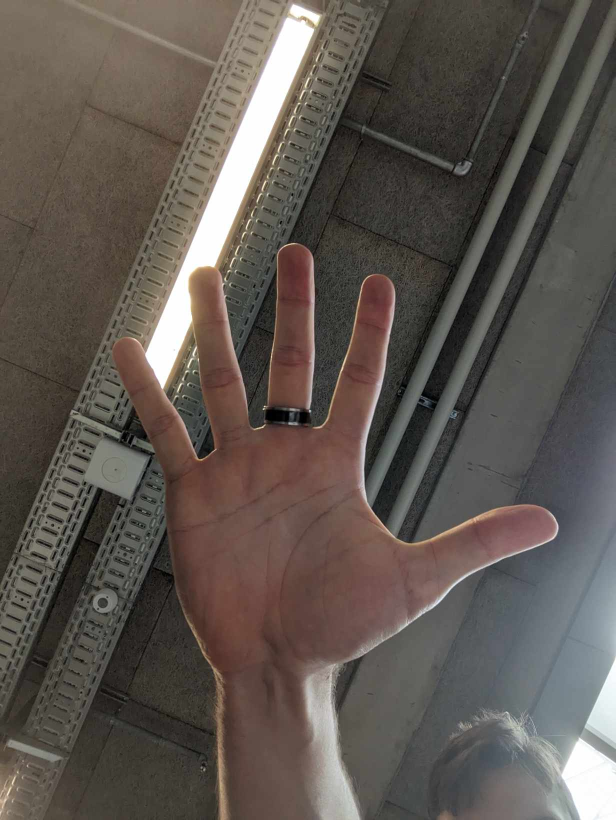
#> input picture Data/Stop_start/382573507_1088223195953916_5399707712868807920_n.jpg, 1232 x 1640 px, given as the content of the folder Data/bil, which was not available (shown at 1/2 size)
$ python preprocessing.py
#> lines starting #> are read from the running program, lines starting #| are printed output that depends on the picture; after the words box and inside, x2 and y2 are one past the last pixel; in counts of white or black regions, pixels touching at a corner belong together; pictures that were not available may be replaced by others from this repository, and a replacement may not be noted
import cv2
import os

def image_binary(input_path, output_path, output_suffix="vid1"):
#> called with output_path = 'Data/Stop_start', output_suffix = 'vid1'
    image = cv2.imread(input_path)
#> image is the input picture: shape (1640, 1232, 3); mean B, G, R 80.4, 86.4, 94.1

    # Check if the image is loaded successfully
    if image is None:
        print(f"Error: Unable to load image at {input_path}")
        return
    height, width = image.shape[:2]
#> height = 1640; width = 1232
    cut_percentage = 0.9
    cut_height = int(height * cut_percentage)
#> cut_height = 1476
    cut_image = image[:cut_height, :]
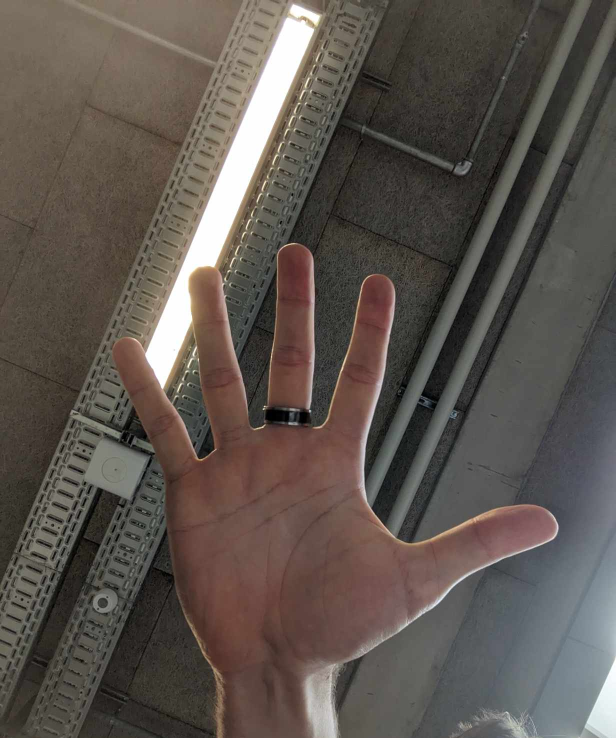
#> cut_image: shape (1476, 1232, 3) (shown at 1/2 size); mean B, G, R 78.7, 84.9, 92.9

    gray = cv2.cvtColor(cut_image, cv2.COLOR_BGR2GRAY)
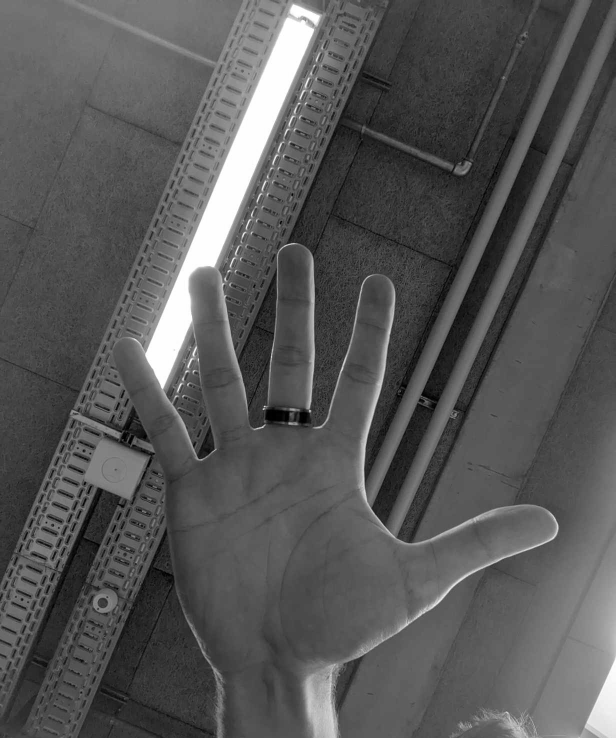
#> gray: shape (1476, 1232) (shown at 1/2 size); min 0, max 255, mean 86.6
    threshold = cv2.threshold(gray, 128, 255, cv2.THRESH_BINARY)[1]
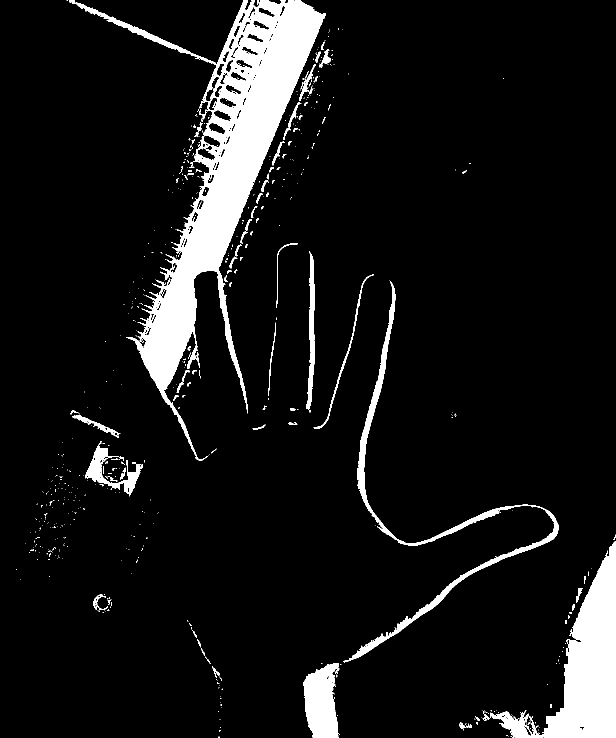
#> threshold: shape (1476, 1232) (shown at 1/2 size); 8.7% white; 622 white regions (528 under 20 px), largest, box (x1, y1, x2, y2) and area: (138, 0, 652, 921) 89273, (980, 1082, 1232, 1476) 34383, (686, 563, 1117, 1325) 12268

    cv2.destroyAllWindows()

    # Get the original filename without extension
    file_name, file_extension = os.path.splitext(os.path.basename(input_path))

    # Save the processed image with a modified filename
    output_image_path = os.path.join(output_path, file_name + output_suffix + file_extension)
    cv2.imwrite(output_image_path, threshold)

if __name__ == "__main__":
    input_folder = "Data/bil"
    output_folder = "Data/Stop_start"

    # Ensure the output folder exists
    os.makedirs(output_folder, exist_ok=True)

    # Process all images in the input folder
    for filename in os.listdir(input_folder):
        if filename.endswith(".png") or filename.endswith(".jpg"):
            input_path = os.path.join(input_folder, filename)
            image_binary(input_path, output_folder)

$ run again, on Data/Stop_start/PXL_20230929_082940209.jpg
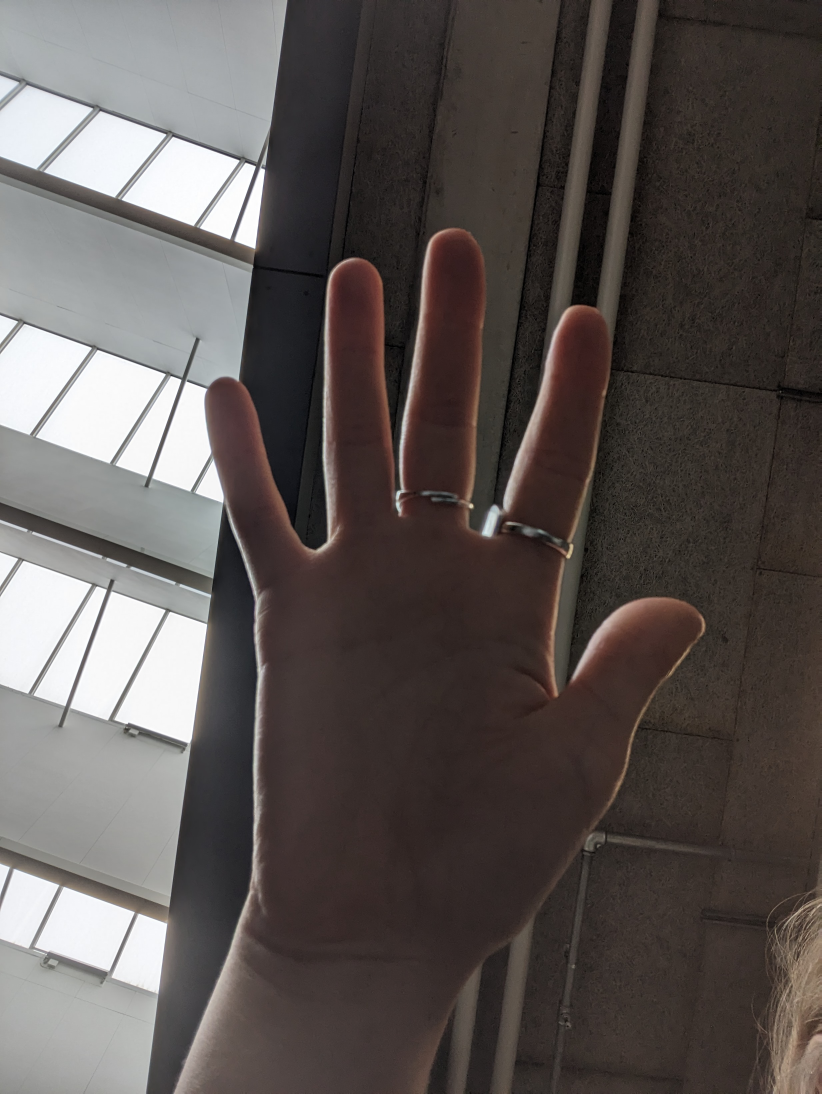
#> input picture Data/Stop_start/PXL_20230929_082940209.jpg, 2464 x 3280 px, given as the content of the folder Data/bil, which was not available (shown at 1/3 size)
#> in image_binary, image is the input picture: shape (3280, 2464, 3); mean B, G, R 82.4, 84.8, 91.5
#> in image_binary, `gray = cv2.cvtColor(cut_image, cv2.COLOR_BGR2GRAY)`:
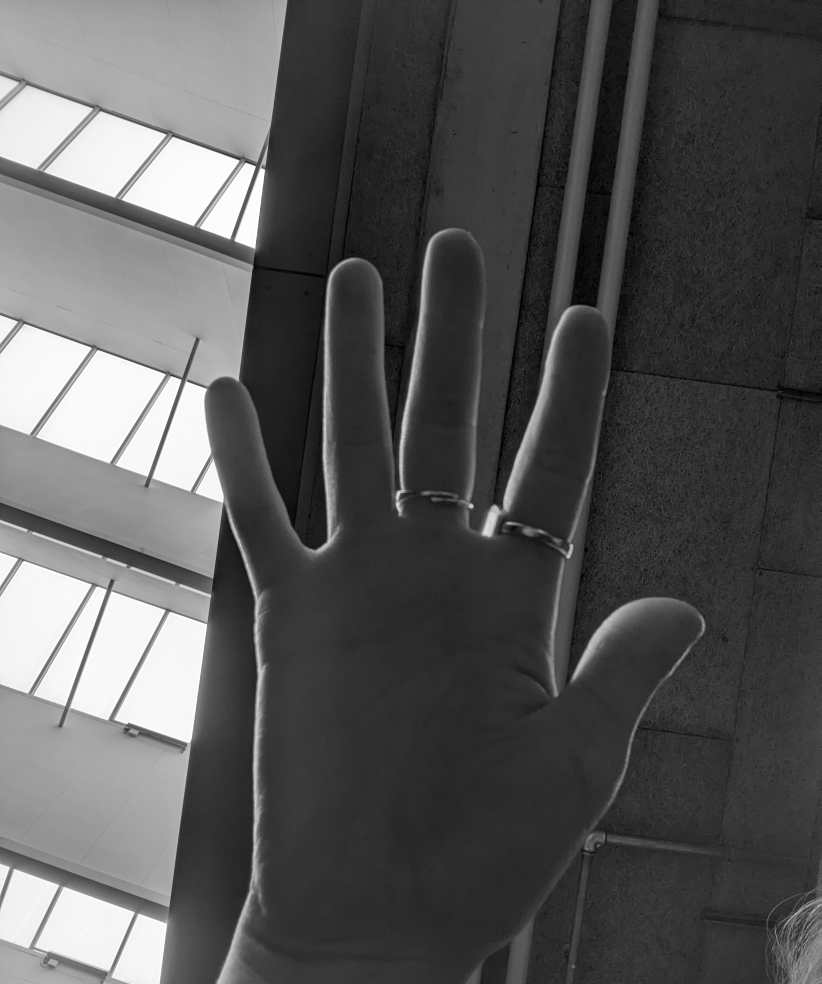
#> gray: shape (2952, 2464) (shown at 1/3 size); min 0, max 255, mean 86.5
#> in image_binary, `threshold = cv2.threshold(gray, 128, 255, cv2.THRESH_BINARY)[1]`:
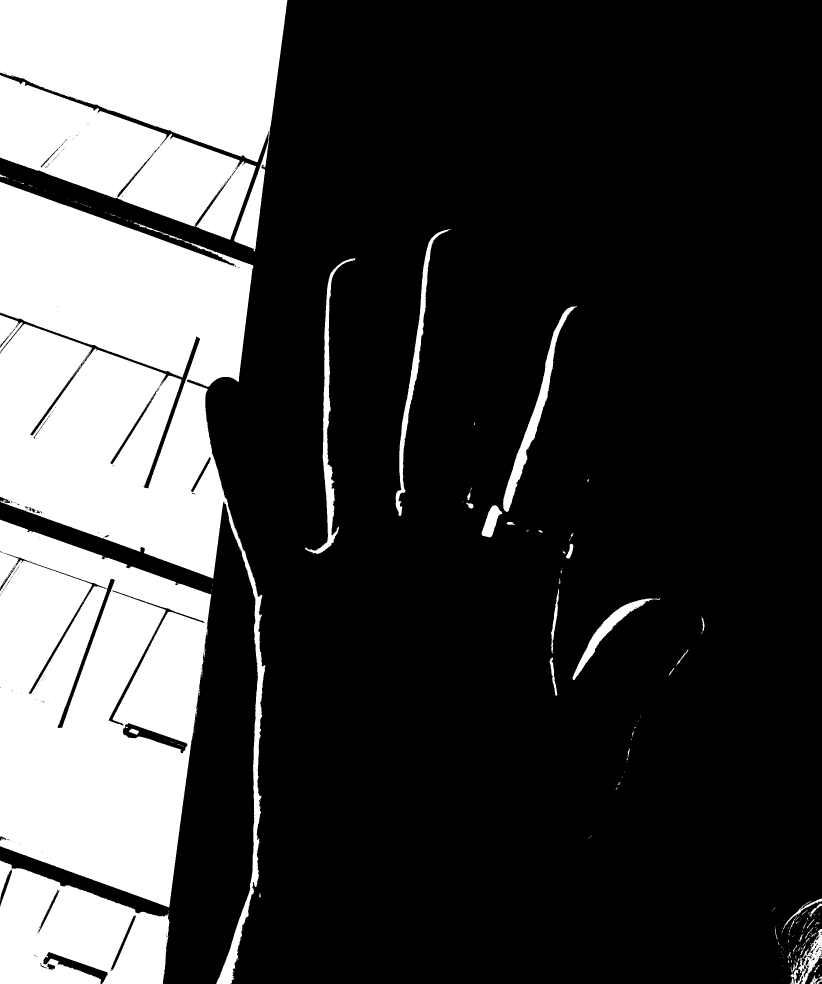
#> threshold: shape (2952, 2464) (shown at 1/3 size); 25.9% white; 384 white regions (322 under 20 px), largest, box (x1, y1, x2, y2) and area: (0, 546, 797, 2952) 656303, (0, 1559, 634, 2723) 541613, (0, 0, 862, 754) 308603

$ run again, on Data/Stop_start/PXL_20230929_082941333.jpg
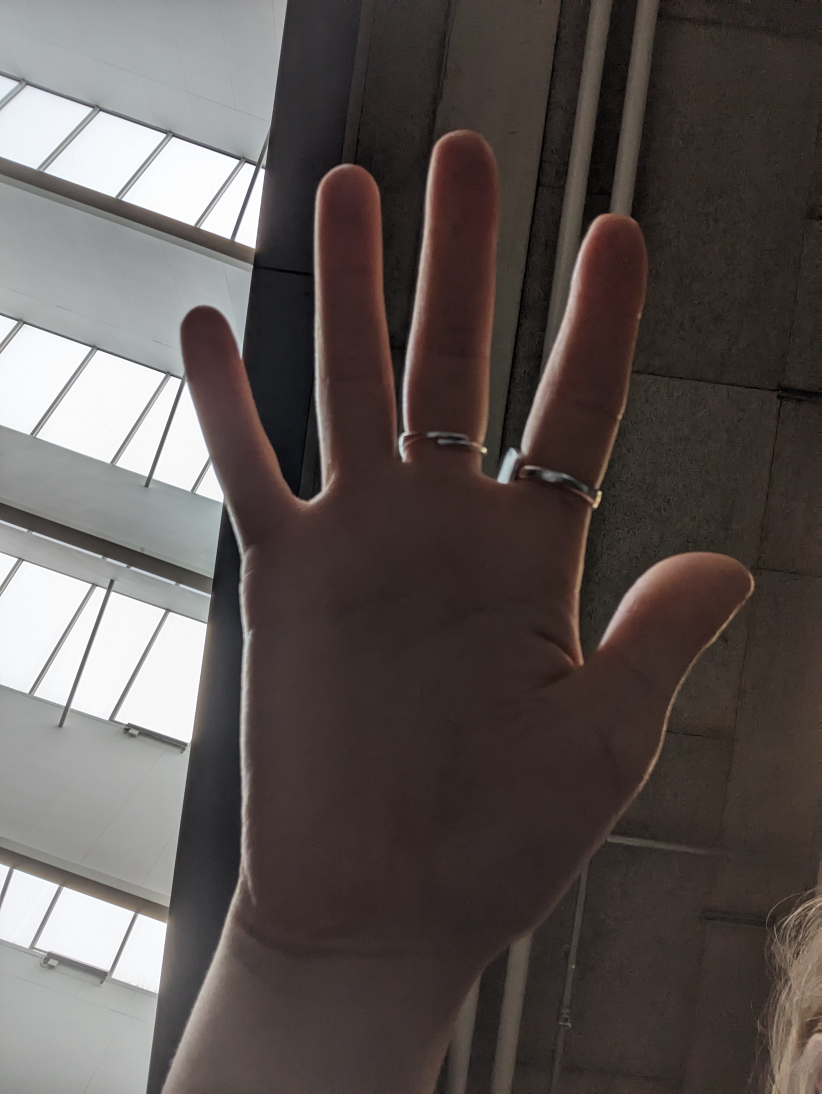
#> input picture Data/Stop_start/PXL_20230929_082941333.jpg, 2464 x 3280 px, given as the content of the folder Data/bil, which was not available (shown at 1/3 size)
#> in image_binary, image is the input picture: shape (3280, 2464, 3); mean B, G, R 81.6, 84, 91.5
#> in image_binary, `gray = cv2.cvtColor(cut_image, cv2.COLOR_BGR2GRAY)`:
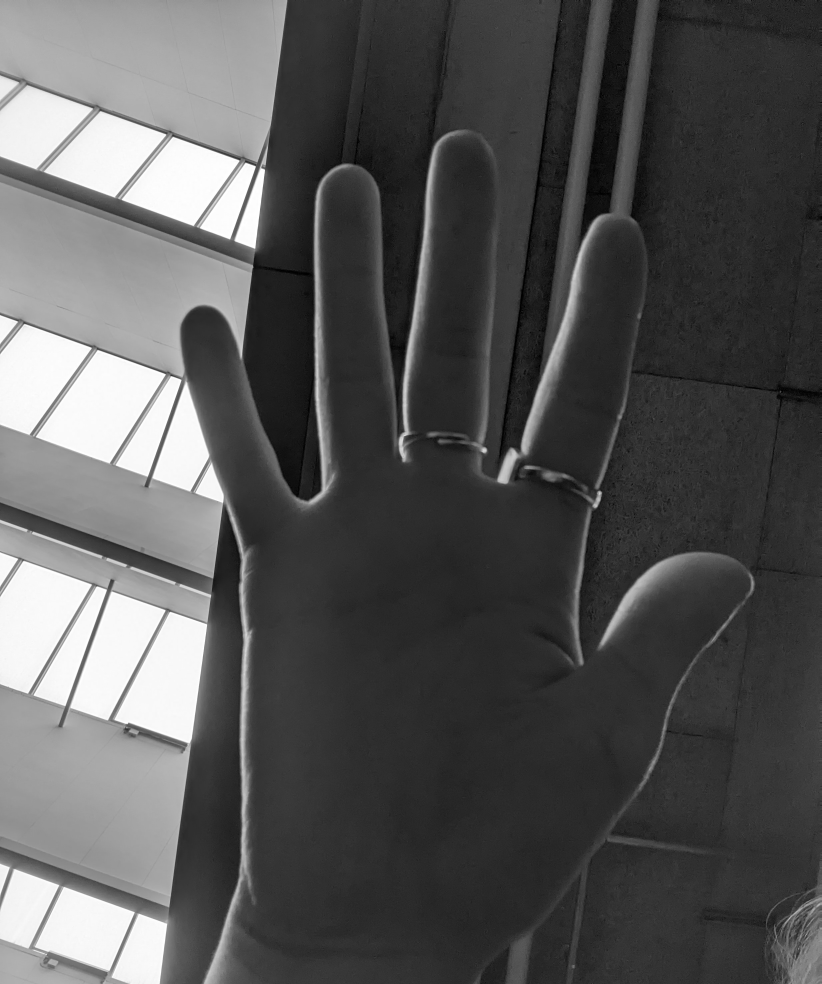
#> gray: shape (2952, 2464) (shown at 1/3 size); min 0, max 255, mean 86.1
#> in image_binary, `threshold = cv2.threshold(gray, 128, 255, cv2.THRESH_BINARY)[1]`:
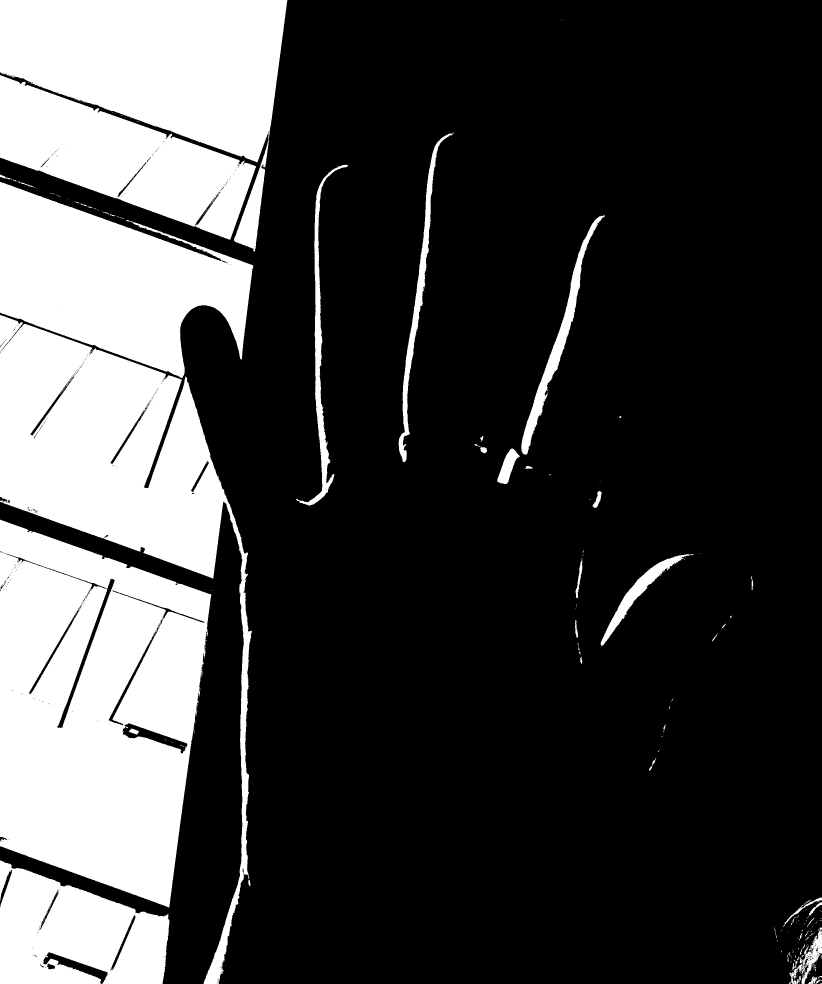
#> threshold: shape (2952, 2464) (shown at 1/3 size); 25.7% white; 399 white regions (335 under 20 px), largest, box (x1, y1, x2, y2) and area: (0, 1559, 634, 2723) 543106, (0, 945, 756, 2952) 374215, (0, 0, 862, 755) 308826

$ run again, on Data/Stop_start/PXL_20230929_082950659.jpg
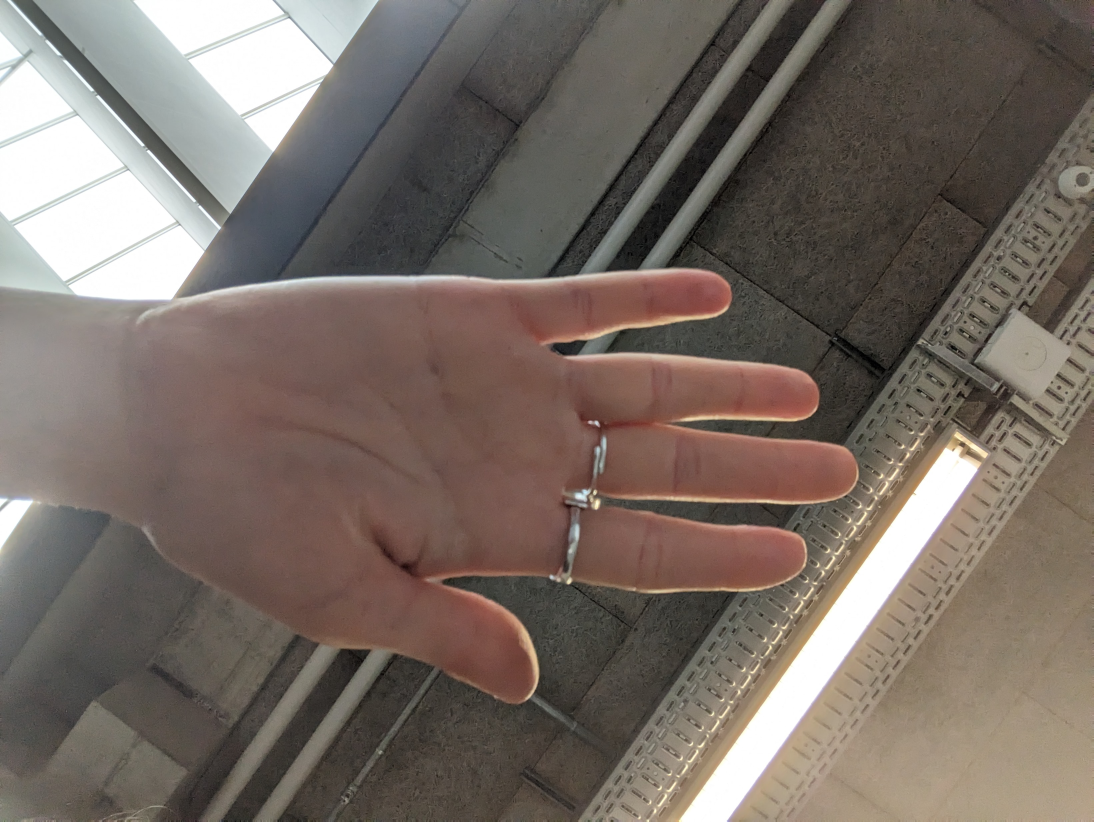
#> input picture Data/Stop_start/PXL_20230929_082950659.jpg, 3280 x 2464 px, given as the content of the folder Data/bil, which was not available (shown at 1/3 size)
#> in image_binary, image is the input picture: shape (2464, 3280, 3); mean B, G, R 100.4, 108, 119.1
#> in image_binary, `gray = cv2.cvtColor(cut_image, cv2.COLOR_BGR2GRAY)`:
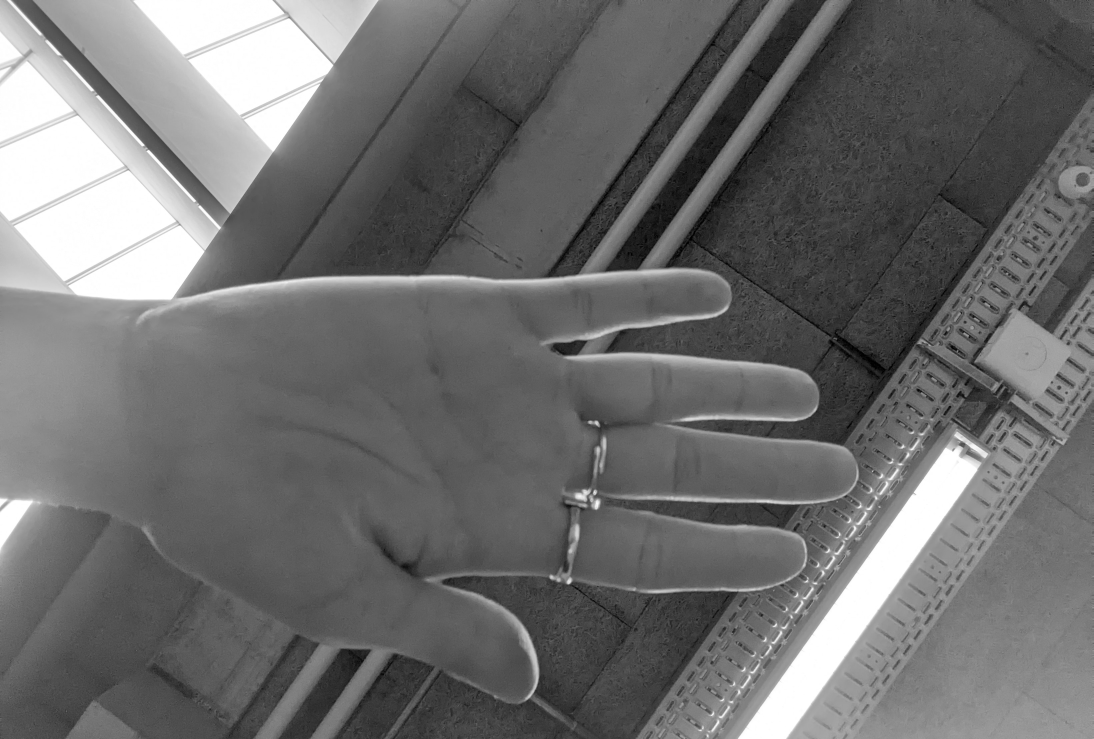
#> gray: shape (2217, 3280) (shown at 1/3 size); min 0, max 255, mean 109.8
#> in image_binary, `threshold = cv2.threshold(gray, 128, 255, cv2.THRESH_BINARY)[1]`:
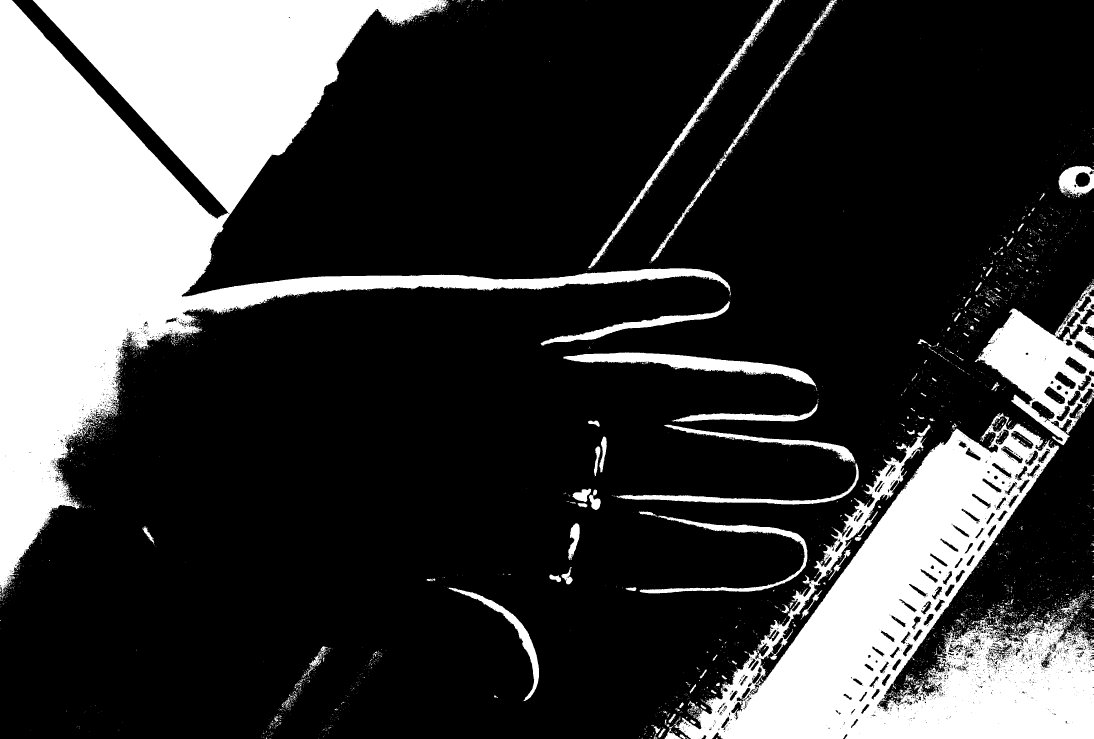
#> threshold: shape (2217, 3280) (shown at 1/3 size); 24.2% white; 4912 white regions (4660 under 20 px), largest, box (x1, y1, x2, y2) and area: (0, 0, 2193, 1781) 1013209, (2020, 1238, 3280, 2217) 510388, (2924, 853, 3280, 1336) 67504
